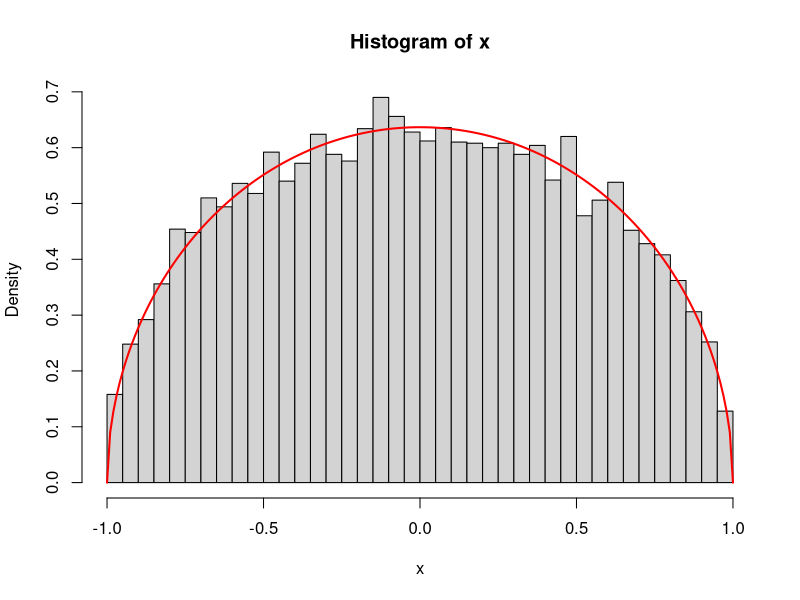

Write R code to recreate this figure.
## ---- chunk 1
f <- function(x) {
  return(
    (2 / pi * sqrt(1 - x^2)) * (x >= -1 & x <= 1)
  )
}

n <- 10000

M <- 4 / pi
g <- function(x) {
  return(
    1 / 2 * (x >= -1 & x <= 1)
  )
}

x <- NULL
while (length(x) < n) {
  U <- runif(1)
  X <- runif(1, -1, 1)
  x <- append(x, X[U <= (f(X) / (M * g(X)))])
}

t <- seq(-1, 1, 0.01)
hist(x, freq = FALSE, breaks = 50)
lines(t, f(t), col = "red", lwd = 2)
